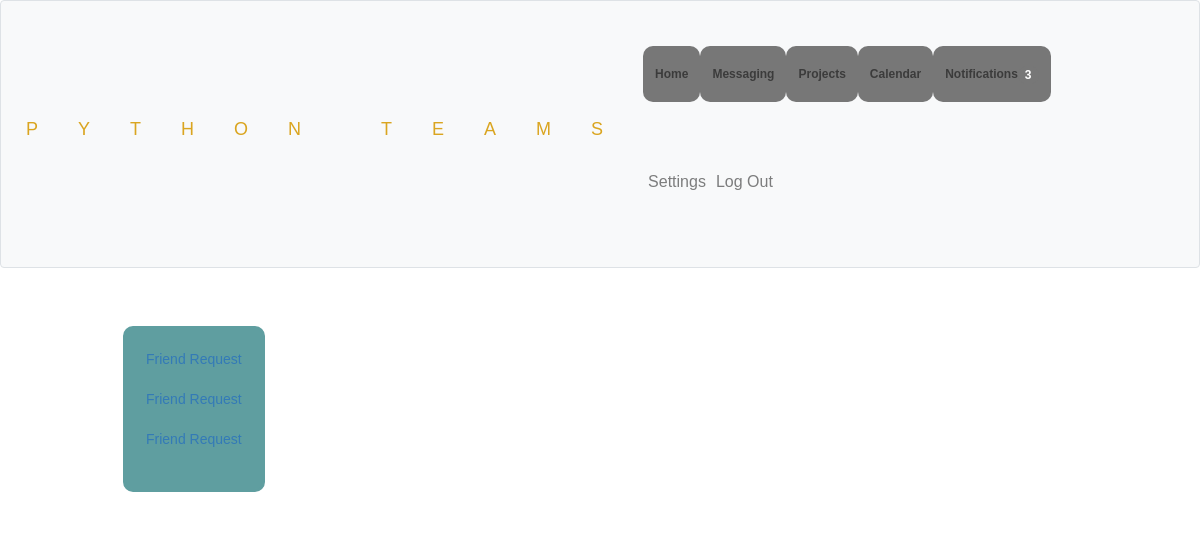
The page /notifications (signed in) on the database its author committed.
### tables this page shows
CREATE TABLE George_notifications(id INTEGER NOT NULL PRIMARY KEY AUTOINCREMENT, title VARCHAR(255) NOT NULL, content TEXT NOT NULL, seen INTEGER NOT NULL DEFAULT 0, sent_by VARCHAR(20), date_sent DATETIME);

### app.py (the view)
@app.route('/notifications', methods=['GET', 'POST'])
@login_required
def notifications():
    username = session['username']
    try:
        notifications = (helpers.retrieve_user_notifications(Username=username))
        notifications_count = len(notifications)
    except:
        notifications = None
    if request.method == 'GET':
        return render_template('notifications.html', notifications=notifications,
                               notifications_count=notifications_count)
    else:
        pass

### app.py (called while the page is built)
@app.after_request
def after_request(response):
    response.headers["Cache-Control"] = "no-chache, no-store, must-revalidare"
    response.headers["Expires"] = 0
    response.headers["Pragma"] = "no-cache"
    return response

### helpers.py (called while the page is built)
def login_required(f):
    @wraps(f)
    def decorated_function(*args, **kwargs):
        if session.get("user_id") is None:
            return redirect("/login")
        return f(*args, **kwargs)
    return decorated_function

def retrieve_user_notifications(Username):
    conn = None
    try:
        conn = sqlite3.connect(DB)
        c = conn.cursor()
        c.execute(f'''SELECT * FROM {Username}_notifications ORDER BY date_sent''')
        notifications = list(c.fetchall())
        conn.close()
        return notifications
    except sqlite3.OperationalError as e:
        print(e)

### templates/notifications.html (shortened to what this page needs)
{% extends 'userpage_base_layout.html' %}
{% block body %}
<div class="portfolios">
    <div class="row">
        <div class="content">
            <div class="notifier">
                {% if notifications %}
                {% for notification in notifications %}
                            <a href="view_notification/{{ notification[0] }}">{{ notification[1] }}</a><br><br>
                        {% endfor %}
                {% else %}
                    <h5>No notifications here!</h5>
                {% endif %}
    </div>
        </div>
    </div>
</div>
{% endblock %}

### static/register.css (style rules this page uses)
body { color: #fff; font-family: 'Roboto', sans-serif; }

### static/messaging.css (style rules this page uses)
.portfolios { max-width: 1000px; margin: auto; }
.row { margin: 16px -24px; }
.row, .row > .column { padding: 8px; }
.row:after { content: ""; display: table; clear: both; }
.content { background-color: white; padding: 10px; }

### static/notifications.css (style rules this page uses)
.notifier { border: 3px solid cadetblue; padding: 20px; margin: 20px; background-color: cadetblue; border-radius: 10px; }

### static/calendar(2).css (style rules this page uses)
body { font-family: Verdana, sans-serif; }

### rows shown on the page
George_notifications: title "Friend Request"
George_notifications: title "Friend Request"
George_notifications: title "Friend Request"

### other values the page prints
{{ notifications_count }} "3"
